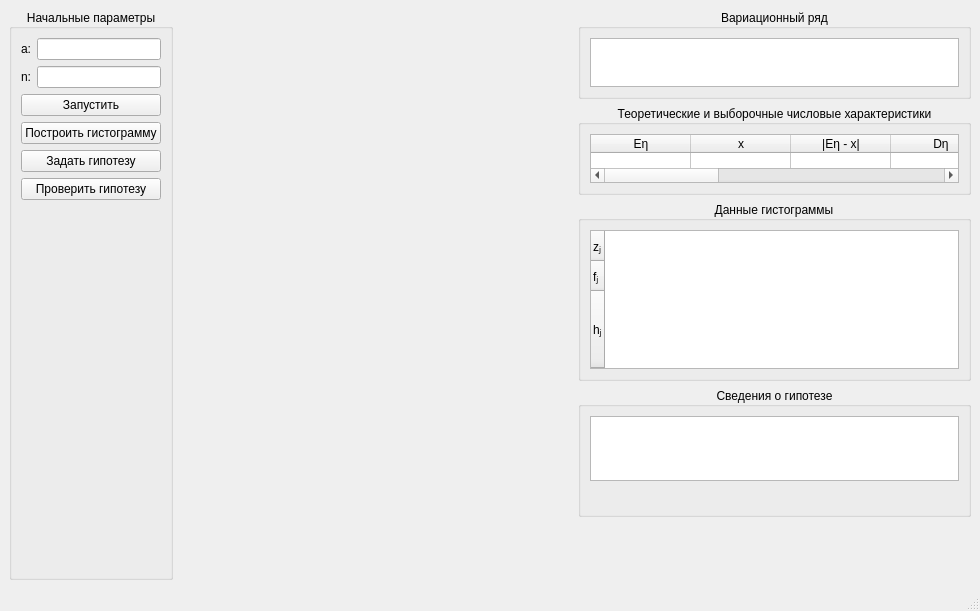
<?xml version="1.0" encoding="UTF-8"?>
<ui version="4.0">
 <class>MainWindow</class>
 <widget class="QMainWindow" name="MainWindow">
  <property name="geometry">
   <rect>
    <x>0</x>
    <y>0</y>
    <width>980</width>
    <height>611</height>
   </rect>
  </property>
  <property name="windowTitle">
   <string>MathStatisticLab</string>
  </property>
  <property name="windowIcon">
   <iconset theme="applications-games">
    <normalon>../../../../../Pictures/photo106128215_457249659.png</normalon>
   </iconset>
  </property>
  <property name="toolButtonStyle">
   <enum>Qt::ToolButtonIconOnly</enum>
  </property>
  <property name="tabShape">
   <enum>QTabWidget::Rounded</enum>
  </property>
  <widget class="QWidget" name="centralwidget">
   <layout class="QVBoxLayout" name="verticalLayout">
    <item>
     <layout class="QHBoxLayout" name="horizontalLayout" stretch="10,90">
      <item>
       <widget class="QGroupBox" name="groupBox">
        <property name="maximumSize">
         <size>
          <width>200</width>
          <height>16777215</height>
         </size>
        </property>
        <property name="title">
         <string>Начальные параметры</string>
        </property>
        <property name="alignment">
         <set>Qt::AlignCenter</set>
        </property>
        <layout class="QFormLayout" name="formLayout">
         <item row="0" column="0">
          <widget class="QLabel" name="label">
           <property name="text">
            <string>a:</string>
           </property>
          </widget>
         </item>
         <item row="0" column="1">
          <widget class="QLineEdit" name="lineSide">
           <property name="text">
            <string/>
           </property>
          </widget>
         </item>
         <item row="1" column="0">
          <widget class="QLabel" name="label_2">
           <property name="text">
            <string>n:</string>
           </property>
          </widget>
         </item>
         <item row="1" column="1">
          <widget class="QLineEdit" name="lineN"/>
         </item>
         <item row="2" column="0" colspan="2">
          <widget class="QPushButton" name="pushButtonRun">
           <property name="text">
            <string>Запустить</string>
           </property>
          </widget>
         </item>
         <item row="3" column="0" colspan="2">
          <widget class="QPushButton" name="pushButtonBorders">
           <property name="text">
            <string>Построить гистограмму</string>
           </property>
           <property name="autoDefault">
            <bool>false</bool>
           </property>
           <property name="default">
            <bool>false</bool>
           </property>
           <property name="flat">
            <bool>false</bool>
           </property>
          </widget>
         </item>
         <item row="4" column="0" colspan="2">
          <widget class="QPushButton" name="pushButtonHypothesis">
           <property name="text">
            <string>Задать гипотезу</string>
           </property>
          </widget>
         </item>
         <item row="5" column="0" colspan="2">
          <widget class="QPushButton" name="pushButtonCheck">
           <property name="text">
            <string>Проверить гипотезу</string>
           </property>
          </widget>
         </item>
        </layout>
       </widget>
      </item>
      <item>
       <layout class="QHBoxLayout" name="horizontalLayout_6" stretch="50,50">
        <item>
         <layout class="QVBoxLayout" name="verticalLayout_2" stretch="0,0">
          <property name="leftMargin">
           <number>0</number>
          </property>
          <property name="rightMargin">
           <number>0</number>
          </property>
          <item>
           <widget class="QCustomPlot" name="graphF" native="true">
            <property name="sizePolicy">
             <sizepolicy hsizetype="Expanding" vsizetype="Expanding">
              <horstretch>0</horstretch>
              <verstretch>0</verstretch>
             </sizepolicy>
            </property>
           </widget>
          </item>
          <item>
           <widget class="QCustomPlot" name="graphH" native="true">
            <property name="sizePolicy">
             <sizepolicy hsizetype="Expanding" vsizetype="Expanding">
              <horstretch>0</horstretch>
              <verstretch>0</verstretch>
             </sizepolicy>
            </property>
           </widget>
          </item>
         </layout>
        </item>
        <item>
         <layout class="QVBoxLayout" name="verticalLayout_3">
          <property name="sizeConstraint">
           <enum>QLayout::SetDefaultConstraint</enum>
          </property>
          <property name="topMargin">
           <number>0</number>
          </property>
          <property name="bottomMargin">
           <number>0</number>
          </property>
          <item>
           <widget class="QGroupBox" name="groupBox_2">
            <property name="sizePolicy">
             <sizepolicy hsizetype="Preferred" vsizetype="Fixed">
              <horstretch>0</horstretch>
              <verstretch>0</verstretch>
             </sizepolicy>
            </property>
            <property name="maximumSize">
             <size>
              <width>16777215</width>
              <height>90</height>
             </size>
            </property>
            <property name="title">
             <string>Вариационный ряд</string>
            </property>
            <property name="alignment">
             <set>Qt::AlignCenter</set>
            </property>
            <property name="flat">
             <bool>false</bool>
            </property>
            <layout class="QHBoxLayout" name="horizontalLayout_3">
             <item>
              <widget class="QTableWidget" name="tableOfValues">
               <property name="sizePolicy">
                <sizepolicy hsizetype="Expanding" vsizetype="Expanding">
                 <horstretch>0</horstretch>
                 <verstretch>0</verstretch>
                </sizepolicy>
               </property>
               <property name="minimumSize">
                <size>
                 <width>0</width>
                 <height>0</height>
                </size>
               </property>
               <property name="maximumSize">
                <size>
                 <width>16777215</width>
                 <height>16777215</height>
                </size>
               </property>
               <property name="frameShadow">
                <enum>QFrame::Plain</enum>
               </property>
               <property name="autoScroll">
                <bool>false</bool>
               </property>
               <property name="editTriggers">
                <set>QAbstractItemView::NoEditTriggers</set>
               </property>
               <property name="alternatingRowColors">
                <bool>false</bool>
               </property>
               <property name="rowCount">
                <number>1</number>
               </property>
               <attribute name="horizontalHeaderVisible">
                <bool>false</bool>
               </attribute>
               <attribute name="verticalHeaderVisible">
                <bool>false</bool>
               </attribute>
               <attribute name="verticalHeaderCascadingSectionResizes">
                <bool>false</bool>
               </attribute>
               <attribute name="verticalHeaderStretchLastSection">
                <bool>true</bool>
               </attribute>
               <row/>
              </widget>
             </item>
            </layout>
           </widget>
          </item>
          <item>
           <widget class="QGroupBox" name="groupBox_3">
            <property name="sizePolicy">
             <sizepolicy hsizetype="Preferred" vsizetype="Fixed">
              <horstretch>0</horstretch>
              <verstretch>0</verstretch>
             </sizepolicy>
            </property>
            <property name="maximumSize">
             <size>
              <width>16777215</width>
              <height>90</height>
             </size>
            </property>
            <property name="title">
             <string>Теоретические и выборочные числовые характеристики</string>
            </property>
            <property name="alignment">
             <set>Qt::AlignCenter</set>
            </property>
            <layout class="QHBoxLayout" name="horizontalLayout_4">
             <item>
              <widget class="QTableWidget" name="tableONumCharacteristics">
               <property name="sizePolicy">
                <sizepolicy hsizetype="Expanding" vsizetype="Expanding">
                 <horstretch>0</horstretch>
                 <verstretch>0</verstretch>
                </sizepolicy>
               </property>
               <property name="maximumSize">
                <size>
                 <width>16777215</width>
                 <height>16777215</height>
                </size>
               </property>
               <property name="frameShape">
                <enum>QFrame::StyledPanel</enum>
               </property>
               <property name="frameShadow">
                <enum>QFrame::Plain</enum>
               </property>
               <property name="midLineWidth">
                <number>0</number>
               </property>
               <property name="autoScroll">
                <bool>true</bool>
               </property>
               <property name="editTriggers">
                <set>QAbstractItemView::NoEditTriggers</set>
               </property>
               <property name="alternatingRowColors">
                <bool>false</bool>
               </property>
               <property name="rowCount">
                <number>1</number>
               </property>
               <property name="columnCount">
                <number>9</number>
               </property>
               <attribute name="horizontalHeaderCascadingSectionResizes">
                <bool>false</bool>
               </attribute>
               <attribute name="horizontalHeaderShowSortIndicator" stdset="0">
                <bool>false</bool>
               </attribute>
               <attribute name="horizontalHeaderStretchLastSection">
                <bool>false</bool>
               </attribute>
               <attribute name="verticalHeaderVisible">
                <bool>false</bool>
               </attribute>
               <attribute name="verticalHeaderCascadingSectionResizes">
                <bool>false</bool>
               </attribute>
               <attribute name="verticalHeaderStretchLastSection">
                <bool>true</bool>
               </attribute>
               <row/>
               <column>
                <property name="text">
                 <string>Eη</string>
                </property>
               </column>
               <column>
                <property name="text">
                 <string>x</string>
                </property>
               </column>
               <column>
                <property name="text">
                 <string>|Eη - x|</string>
                </property>
               </column>
               <column>
                <property name="text">
                 <string>Dη</string>
                </property>
               </column>
               <column>
                <property name="text">
                 <string>S²</string>
                </property>
               </column>
               <column>
                <property name="text">
                 <string>|Dη - S²|</string>
                </property>
               </column>
               <column>
                <property name="text">
                 <string>Me</string>
                </property>
               </column>
               <column>
                <property name="text">
                 <string>R</string>
                </property>
               </column>
               <column>
                <property name="text">
                 <string>D</string>
                </property>
               </column>
              </widget>
             </item>
            </layout>
           </widget>
          </item>
          <item>
           <widget class="QGroupBox" name="groupBox_4">
            <property name="sizePolicy">
             <sizepolicy hsizetype="Preferred" vsizetype="Fixed">
              <horstretch>0</horstretch>
              <verstretch>0</verstretch>
             </sizepolicy>
            </property>
            <property name="maximumSize">
             <size>
              <width>16777215</width>
              <height>180</height>
             </size>
            </property>
            <property name="title">
             <string>Данные гистограммы</string>
            </property>
            <property name="alignment">
             <set>Qt::AlignCenter</set>
            </property>
            <layout class="QHBoxLayout" name="horizontalLayout_5">
             <item>
              <widget class="QTableWidget" name="tableHistogram">
               <property name="frameShape">
                <enum>QFrame::StyledPanel</enum>
               </property>
               <property name="frameShadow">
                <enum>QFrame::Plain</enum>
               </property>
               <property name="rowCount">
                <number>3</number>
               </property>
               <attribute name="horizontalHeaderVisible">
                <bool>false</bool>
               </attribute>
               <attribute name="verticalHeaderVisible">
                <bool>true</bool>
               </attribute>
               <attribute name="verticalHeaderStretchLastSection">
                <bool>true</bool>
               </attribute>
               <row>
                <property name="text">
                 <string>zⱼ</string>
                </property>
               </row>
               <row>
                <property name="text">
                 <string>fⱼ</string>
                </property>
               </row>
               <row>
                <property name="text">
                 <string>hⱼ</string>
                </property>
               </row>
              </widget>
             </item>
            </layout>
           </widget>
          </item>
          <item>
           <widget class="QGroupBox" name="groupBox_5">
            <property name="sizePolicy">
             <sizepolicy hsizetype="Preferred" vsizetype="Fixed">
              <horstretch>0</horstretch>
              <verstretch>0</verstretch>
             </sizepolicy>
            </property>
            <property name="maximumSize">
             <size>
              <width>16777215</width>
              <height>130</height>
             </size>
            </property>
            <property name="title">
             <string>Сведения о гипотезе</string>
            </property>
            <property name="alignment">
             <set>Qt::AlignCenter</set>
            </property>
            <layout class="QVBoxLayout" name="verticalLayout_4">
             <item>
              <widget class="QTableWidget" name="tableHypothesis">
               <property name="frameShape">
                <enum>QFrame::StyledPanel</enum>
               </property>
               <property name="frameShadow">
                <enum>QFrame::Plain</enum>
               </property>
               <property name="editTriggers">
                <set>QAbstractItemView::NoEditTriggers</set>
               </property>
               <property name="rowCount">
                <number>1</number>
               </property>
               <attribute name="horizontalHeaderVisible">
                <bool>true</bool>
               </attribute>
               <attribute name="verticalHeaderVisible">
                <bool>false</bool>
               </attribute>
               <attribute name="verticalHeaderStretchLastSection">
                <bool>true</bool>
               </attribute>
               <row/>
              </widget>
             </item>
             <item>
              <widget class="QLabel" name="labelFR0">
               <property name="font">
                <font>
                 <pointsize>12</pointsize>
                </font>
               </property>
               <property name="text">
                <string/>
               </property>
               <property name="alignment">
                <set>Qt::AlignCenter</set>
               </property>
              </widget>
             </item>
            </layout>
           </widget>
          </item>
          <item>
           <spacer name="verticalSpacer">
            <property name="orientation">
             <enum>Qt::Vertical</enum>
            </property>
            <property name="sizeHint" stdset="0">
             <size>
              <width>20</width>
              <height>40</height>
             </size>
            </property>
           </spacer>
          </item>
         </layout>
        </item>
       </layout>
      </item>
     </layout>
    </item>
   </layout>
  </widget>
  <widget class="QMenuBar" name="menubar">
   <property name="geometry">
    <rect>
     <x>0</x>
     <y>0</y>
     <width>980</width>
     <height>26</height>
    </rect>
   </property>
  </widget>
  <widget class="QStatusBar" name="statusbar"/>
 </widget>
 <customwidgets>
  <customwidget>
   <class>QCustomPlot</class>
   <extends>QWidget</extends>
   <header>qcustomplot.h</header>
   <container>1</container>
  </customwidget>
 </customwidgets>
 <resources/>
 <connections/>
</ui>
